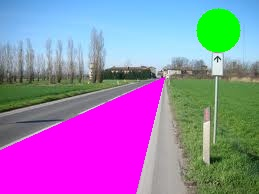
//> input picture StreetFeatures/images/road7_featured.jpg, 259 x 194 px
$ ./street_features_main ../images/road7_featured.jpg out.png ../images/road7_featured.jpg 2   (built with g++ and OpenCV 4)
//> lines starting //> are read from the running program, lines starting //| are printed output that depends on the picture; after the words box and inside, x2 and y2 are one past the last pixel; in counts of white or black regions, pixels touching at a corner belong together
### StreetFeatures/Code/street_features_utils.h
// Computer Vision 2021 - LAB 3
//
// Library containing functions to detect street lanes and round signs;
//
// Author: Michele Guadagnini - Mt. 1230663

#ifndef STREET__FEATURES__H
#define STREET__FEATURES__H

#include <iostream>
#include <string>
#include <vector>

#include <opencv2/core.hpp>
#include <opencv2/highgui.hpp>


class StreetFeaturesUtils
{
public:

    // Edges detection with Canny
    static cv::Mat DetectEdges( cv::Mat & image );

    // Lines retrieving with Hough transform
    static std::vector<cv::Vec3f> RetrieveLines( cv::Mat& image,
                                                 cv::Mat& edges
                                               );

    // Round signs detection with Hough transform
    static std::vector<cv::Vec4f> RetrieveCircles( cv::Mat& image,
                                                   double sigma
                                                 );

    // Plot and save the image with detected features overlapped
    static void SaveResult( cv::Mat& input_img,
                            std::vector<cv::Vec3f> lines,
                            std::vector<cv::Vec4f> circles,
                            std::string outname,
                            std::string plot_option
                          );

    // Draw lines above image
    static cv::Mat DrawLines( std::vector<cv::Vec3f>& lines,
                              cv::Mat& img
                            );

    // Filter the image before appling detectors
    static cv::Mat ApplyFilter( cv::Mat& image,
                                double sigma
                              );

    // Compute polygon between detected lines
    static std::vector<cv::Point> ComputePolyVertices( std::vector<cv::Vec3f>& lines,
                                                       cv::Size img_size
                                                     );

};


// class used to pass parameters and objects to callback functions
class TrackbarParams
{
public:

    cv::Mat image, filtered, edges;
    std::vector<cv::Vec3f> lines;
    std::vector<cv::Vec4f> circles;

    std::string window;
    std::vector<std::string> tb_names;

};

#endif  // STREET__FEATURES__H

### StreetFeatures/Code/street_features_utils.cpp
// Computer Vision 2021 - LAB 3
//
// Library containing functions to detect street lanes and round signs;
//
// Author: Michele Guadagnini - Mt. 1230663

#include <iostream>
#include <string>
#include <vector>
#include <opencv2/core.hpp>
#include <opencv2/highgui.hpp>
#include <opencv2/imgproc.hpp>

#include "street_features_utils.h"

// define colors for features
const cv::Scalar line_color   = cv::Scalar(0, 0, 255),
                 circle_color = cv::Scalar(0, 255, 0),
                 region_color = cv::Scalar(255, 0, 255);


// ###################### CALLBACK FUNCTIONS ########################

// callback function for Canny thresholds trackbars
static void onCannyTrackbar( int x, void* data ) {

    // recasting userdata
    TrackbarParams *pars = (TrackbarParams*)data;

    // getting Canny thresholds from trackbars
    int low  = cv::getTrackbarPos( pars->tb_names[0], pars->window );
    int high = cv::getTrackbarPos( pars->tb_names[1], pars->window );

    // apply Canny
    cv::Canny( pars->filtered, pars->edges, low, high );

    // plot the edges
    cv::imshow( pars->window, pars->edges );

    return;
}


// callback function for Hough transform trackbars for lines detection
static void onLinesTrackbar( int x, void* data ) {

    // recasting userdata
    TrackbarParams* pars = (TrackbarParams*)data;

    // getting Canny thresholds from trackbars
    int rho_res   = cv::getTrackbarPos( pars->tb_names[0], pars->window );
    int theta_res = cv::getTrackbarPos( pars->tb_names[1], pars->window );
    int count_th  = cv::getTrackbarPos( pars->tb_names[2], pars->window );
    int min_theta = cv::getTrackbarPos( pars->tb_names[3], pars->window );
    int max_theta = cv::getTrackbarPos( pars->tb_names[4], pars->window );

    // ensure min-max order
    if (min_theta >= max_theta) {
        min_theta = max_theta -1;
        std::cout << "  Error: Min. theta must be smaller than Max. theta\n";
        std::cout << "     -> Min. theta set to: Max. theta -1\n";
    }

    // apply hough transform
    cv::HoughLines( pars->edges, pars->lines, rho_res, theta_res*(CV_PI/180), count_th,
                    0, 0, min_theta*(CV_PI/180), max_theta*(CV_PI/180) );

    // draw the lines
    cv::Mat drawed = StreetFeaturesUtils::DrawLines( pars->lines, pars->image );
    cv::imshow( pars->window, drawed );

    return;
}


// callback function for Hough transform trackbars for circles detection
static void onCirclesTrackbar( int x, void* data ) {

    // recasting userdata
    TrackbarParams* pars = (TrackbarParams*)data;

    // getting Canny thresholds from trackbars
    int minDist = cv::getTrackbarPos( pars->tb_names[0], pars->window );
    int th_high = cv::getTrackbarPos( pars->tb_names[1], pars->window );
    int th_acc  = cv::getTrackbarPos( pars->tb_names[2], pars->window );
    int minR    = cv::getTrackbarPos( pars->tb_names[3], pars->window );
    int maxR    = cv::getTrackbarPos( pars->tb_names[4], pars->window );

    // reset circles
    pars->circles.clear();

    // apply hough transform
    cv::HoughCircles( pars->filtered, pars->circles, cv::HOUGH_GRADIENT, 1, minDist, th_high, th_acc, minR, maxR);

    // draw the circles
    cv::Mat drawed = pars->image.clone();
    int thickness = 2;

    for( int j=0; j<pars->circles.size(); j++) {
        cv::Point center = cv::Point( cvRound(pars->circles[j][0]),
                                      cvRound(pars->circles[j][1])
                                    );
        int radius = cvRound( pars->circles[j][2] );
        cv::circle( drawed, center, radius, circle_color, thickness );
    }

    cv::imshow( pars->window, drawed );

    return;
}

// ##################################################################


// ######################### LIBRARY FUNCTIONS ######################

    // function to compute the edges using Canny detector
    cv::Mat StreetFeaturesUtils::DetectEdges( cv::Mat& image ) {

        // create trackbar to select best parameters
        std::string window_name = "Set Canny parameters";
        cv::namedWindow( window_name, cv::WINDOW_AUTOSIZE );

        // class object to be passed to callback
        TrackbarParams pars;
        pars.window = window_name;
        pars.image  = image.clone();

        // convert image to grayscale
        cv::cvtColor(image, pars.filtered, cv::COLOR_BGR2GRAY);

        // creating trackbars
        int init_low = 250, init_high = 800;  // initial values for trackbars
        int max_th = 1000;                    // max value for thresholds

        pars.tb_names = { "Low Threshold : ", "High Threshold: " };

        cv::createTrackbar( pars.tb_names[0], window_name, &init_low , max_th, onCannyTrackbar, (void*)&pars );
        cv::createTrackbar( pars.tb_names[1], window_name, &init_high, max_th, onCannyTrackbar, (void*)&pars );

        onCannyTrackbar(0, &pars);

        cv::waitKey(0);

        cv::destroyWindow( window_name );

        return pars.edges.clone();

    }


    // function to compute the lines from the edges using Hough transform
    std::vector<cv::Vec3f> StreetFeaturesUtils::RetrieveLines( cv::Mat& image, cv::Mat& edges ) {

        std::vector<cv::Vec3f> lines;

        // create trackbar to select best parameters
        std::string window_name = "Set Hough transform parameters";
        cv::namedWindow( window_name, cv::WINDOW_AUTOSIZE );

        // class object to be passed to callback
        TrackbarParams pars;
        pars.window = window_name;
        pars.image  = image.clone();
        pars.edges  = edges.clone();

        // creating trackbars
        int init_rho = 1, init_theta = 2, th_count = 150, init_min = 0, init_max = 180;  // initial values for trackbars

        pars.tb_names = { "Rho res. [pixels]: ", "Theta res. [deg] : ", "Count threshold  : ",
                          "Min. theta [deg] : ", "Max. theta [deg] : "
                        };

        cv::createTrackbar( pars.tb_names[0], window_name, &init_rho  ,  20, onLinesTrackbar, (void*)&pars );
        cv::setTrackbarMin( pars.tb_names[0], window_name, 1 );
        cv::createTrackbar( pars.tb_names[1], window_name, &init_theta,  20, onLinesTrackbar, (void*)&pars );
        cv::setTrackbarMin( pars.tb_names[1], window_name, 1 );
        cv::createTrackbar( pars.tb_names[2], window_name, &th_count  , 800, onLinesTrackbar, (void*)&pars );
        cv::setTrackbarMin( pars.tb_names[2], window_name, 5 );

        cv::createTrackbar( pars.tb_names[3], window_name, &init_min  , 180, onLinesTrackbar, (void*)&pars );
        cv::createTrackbar( pars.tb_names[4], window_name, &init_max  , 180, onLinesTrackbar, (void*)&pars );

        onLinesTrackbar(0, &pars);

        cv::waitKey(0);

        cv::destroyWindow( window_name );

        return pars.lines;

    }


    // function to detect round signs detection with Hough transform
    std::vector<cv::Vec4f> StreetFeaturesUtils::RetrieveCircles( cv::Mat& image, double sigma ) {

        // create trackbar to select best parameters
        std::string window_name = "Set HoughCircles parameters";
        cv::namedWindow( window_name, cv::WINDOW_AUTOSIZE );

        // class object to be passed to callback
        TrackbarParams pars;
        pars.window = window_name;
        pars.image  = image.clone();

        // filtering
        pars.filtered = StreetFeaturesUtils::ApplyFilter( image, sigma );

        // convert image to grayscale
        cv::cvtColor(pars.filtered, pars.filtered, cv::COLOR_BGR2GRAY);

        // creating trackbars
        int init_minDist = 20, init_th_high = 100, init_th_acc = 100, init_minR = 1, init_maxR = 100;  // initial values for trackbars

        pars.tb_names = { "Min distance   : ",
                          "Canny high th. : ",
                          "Acc. count th. : ",
                          "Min radius     : ",
                          "Max radius     : "
                        };

        cv::createTrackbar( pars.tb_names[0], window_name, &init_minDist, 1000, onCirclesTrackbar, (void*)&pars );
        cv::setTrackbarMin( pars.tb_names[0], window_name, 1 );
        cv::createTrackbar( pars.tb_names[1], window_name, &init_th_high, 500 , onCirclesTrackbar, (void*)&pars );
        cv::setTrackbarMin( pars.tb_names[1], window_name, 1 );
        cv::createTrackbar( pars.tb_names[2], window_name, &init_th_acc , 500 , onCirclesTrackbar, (void*)&pars );
        cv::setTrackbarMin( pars.tb_names[2], window_name, 1 );
        cv::createTrackbar( pars.tb_names[3], window_name, &init_minR   , 500 , onCirclesTrackbar, (void*)&pars );
        cv::setTrackbarMin( pars.tb_names[3], window_name, 1 );
        cv::createTrackbar( pars.tb_names[4], window_name, &init_maxR   , 500 , onCirclesTrackbar, (void*)&pars );
        cv::setTrackbarMin( pars.tb_names[4], window_name, 1 );

        onCirclesTrackbar(0, &pars);

        cv::waitKey(0);

        cv::destroyWindow( window_name );

        return pars.circles;

    }

    // function to plot the image with detected street features
    void StreetFeaturesUtils::SaveResult( cv::Mat& input_img,
                                          std::vector<cv::Vec3f> lines,
                                          std::vector<cv::Vec4f> circles,
                                          std::string outname,
                                          std::string plot_option
                                        )
    {

        cv::Mat output = input_img.clone();

        if (plot_option == "region" or plot_option == "both") {   // add street lane region
            std::vector<cv::Point> poly_pts = StreetFeaturesUtils::ComputePolyVertices( lines,
                                                                                        input_img.size()
                                                                                      );
            if (poly_pts.size() > 2) {
                cv::fillConvexPoly( output, poly_pts, region_color );
            }
        }
        if (plot_option == "lines" or plot_option == "both") {   // add detected lines
            output = StreetFeaturesUtils::DrawLines( lines, output );
        }

        // add circles
        int thickness = -1; // -1 means fill
        for( int j=0; j<circles.size(); j++) {
            cv::Point center = cv::Point( cvRound(circles[j][0]),
                                          cvRound(circles[j][1])
                                        );
            int radius = cvRound( circles[j][2] );
            cv::circle( output, center, radius, circle_color, thickness );
        }

        cv::imshow( "Final result", output );
        cv::imwrite( outname, output );

        cv::waitKey(0);

        return;
    }


    // function to overlap red lines to the image
    cv::Mat StreetFeaturesUtils::DrawLines( std::vector<cv::Vec3f>& lines,
                                            cv::Mat& img
                                          )
    {
        cv::Mat result = img.clone();
        int thickness = 2;

        // draw all the lines
        for( int i = 0; i < lines.size(); i++ ) {
            double rho = lines[i][0], theta = lines[i][1];
            cv::Point pt1, pt2;
            double ct = std::cos(theta), st = std::sin(theta);
            double x0 = ct*rho, y0 = st*rho;
            pt1.x = cvRound(x0 + 3000*(-st));
            pt1.y = cvRound(y0 + 3000*(ct));
            pt2.x = cvRound(x0 - 3000*(-st));
            pt2.y = cvRound(y0 - 3000*(ct));
            cv::line( result, pt1, pt2, line_color, thickness );
        }

        return result.clone();
    }


    // function to filter the image before circles detection
    cv::Mat StreetFeaturesUtils::ApplyFilter( cv::Mat& image,
                                              double sigma
                                            )
    {
        cv::Mat result;

        if (not(sigma < 1)) {
            cv::GaussianBlur( image, result, cv::Size(0,0), sigma );
        }
        else {  // copy without filter
            result = image.clone();
        }

        return result;
    }


    // function to compute polygon between detected lines
    // [54 lines left out: function ComputePolyVertices, not called in this run]


### StreetFeatures/Code/street_features_main.cpp
// Computer Vision 2021 - Homework: Street lanes and round street signs detection (LAB 3)
//
// Author: Michele Guadagnini - Mt. 1230663
//-------------------------------------------------------------------------------------------------
//
// This program aims at detecting street lanes and round signs from pictures. It uses the Canny
// edge detector and the Hough transform to detect lines and circles.
//
// PARAMETERS:
//   input_name     : name of the image file to process
//   output_name    : name of the output file
//   plot_option    : type of output plot. The options are:
//                      - "lines" : simply overlap detected lines to the image;
//                      - "region": color the region between the lines;
//                      - "both"  : does both the things above;
//   gaussian_sigma : sigma of the gaussian filter to apply before circles detection. If a value < 1
//                      is passed, filtering will be skipped.
//
// Compile: g++ -o street_features street_features_main.cpp street_features_utils.cpp `pkg-config --cflags --libs opencv`
//
// Usage  : ./street_features [input_name] [output_name] [plot_option] [gaussian_sigma]
//
// Example: ./street_features  road7.jpg  road7_featured.jpg  region  5.
//-------------------------------------------------------------------------------------------------


// include standard headers
#include <iostream>
#include <string>
#include <vector>

// include openCV
#include <opencv2/opencv.hpp>

// include custom
#include "street_features_utils.h"

using std::cout;
using std::endl;
using std::cerr;
using std::string;
using std::vector;


const int N_params = 4;


// help message (in case of wrong number of arguments)
// [21 lines left out: function help, not called in this run]

//###################################################################
//######            functions used for testing                 ######

void display_img_test(cv::Mat &img);


//###################################################################


// BEGIN

int main(int argc, char** argv) {

    cout << "Reading and checking arguments... " << endl;
    // check passed arguments
    if ( argc != (N_params +1) )
    {
        cerr << "  Wrong number of arguments ! \n" << endl;
        help();
        return 1;
    }
    // reading arguments
    const string filename    = argv[1];
    const string outname     = argv[2];
    const string plot_option = argv[3];
    double gaussian_sigma    = std::atof(argv[4]);

//######################### LOAD IMAGE ##############################

    cv::Mat input_img = cv::imread(filename);
//> input_img is the input picture: 194 rows x 259 cols, CV_8UC3; mean B, G, R 175.8, 125.6, 152.8

    if ( input_img.empty() )  // check for reading errors
    {
        cerr << "  Failed to open image !\n" << endl;
        return -1;
    }
    cout << "  Image successfully loaded." << endl;

//     // TEST
//     display_img_test(input_img);

//     // TEST filter
//     cv::Mat filter_test = StreetFeaturesUtils::ApplyFilter( input_img, gaussian_sigma );
//     display_img_test(filter_test);

//######################## LINES DETECTION ##########################

    cout << "\nPerforming lines detection... " << endl;

    //apply canny (with trackbars)
    cv::Mat edges = StreetFeaturesUtils::DetectEdges( input_img );
//> in DetectEdges, `cv::cvtColor(image, pars.filtered, cv::COLOR_BGR2GRAY);`:
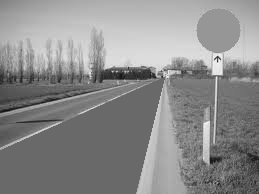
//> pars.filtered: 194 rows x 259 cols, CV_8UC1; min 14, max 251, mean 139.4
//> in onCannyTrackbar, `cv::Canny( pars->filtered, pars->edges, low, high );`:
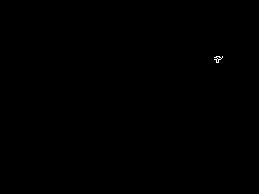
//> pars->edges: 194 rows x 259 cols, CV_8UC1; 0.05% white in thin lines or dots, all inside (x1, y1, x2, y2) = (214, 56, 223, 63)
    cout << "  Canny edge detector applied." << endl;

    //hough transform (with trackbars)
    std::vector<cv::Vec3f> lines = StreetFeaturesUtils::RetrieveLines( input_img, edges );
//> in onLinesTrackbar, `cv::HoughLines( pars->edges, pars->lines, rho_res, theta_res*(CV_PI/18..`: pars->lines = empty
    cout << "  Hough transform applied successfully." << endl;


//####################### CIRCLES DETECTION #########################

    cout << "\nPerforming round signs detection... " << endl;

    // hough circles (with trackbars)
    std::vector<cv::Vec4f> circles = StreetFeaturesUtils::RetrieveCircles( input_img, gaussian_sigma );
//> in ApplyFilter, `cv::GaussianBlur( image, result, cv::Size(0,0), sigma );`:
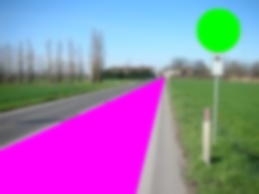
//> result: 194 rows x 259 cols, CV_8UC3; mean B, G, R 175.8, 125.6, 152.8
//> in RetrieveCircles, `cv::cvtColor(pars.filtered, pars.filtered, cv::COLOR_BGR2GRAY);`:
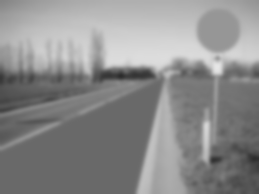
//> pars.filtered: 194 rows x 259 cols, CV_8UC1; min 44, max 230, mean 139.4
    cout << "  Hough transform applied successfully." << endl;


//###################### PRODUCE OUTPUT PICTURE #####################

    cout << "\nDrawing features on original image... " << endl;

    // produce and save output (draw lines and region, draw circles)
    StreetFeaturesUtils::SaveResult( input_img, lines, circles, outname, plot_option );
    cout << "  Processed image stored on disk. Exiting..." << endl;

    return 0;
}

//END


//###################################################################
//######            testing function definitions               ######

// [7 lines left out: function display_img_test, not called in this run]

$ run again, with StreetFeatures/images/road3_featured.jpg copied over StreetFeatures/images/road7_featured.jpg
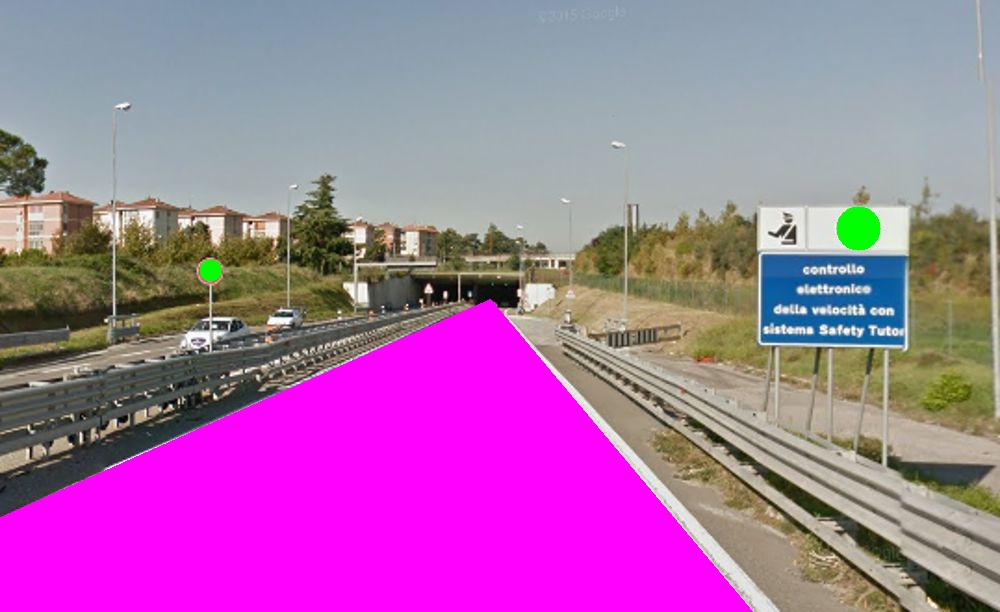
//> input picture StreetFeatures/images/road3_featured.jpg, 1000 x 612 px
//> input_img is the input picture: 612 rows x 1000 cols, CV_8UC3; mean B, G, R 163.8, 111.7, 167.1
//> in onCannyTrackbar, `cv::Canny( pars->filtered, pars->edges, low, high );`:
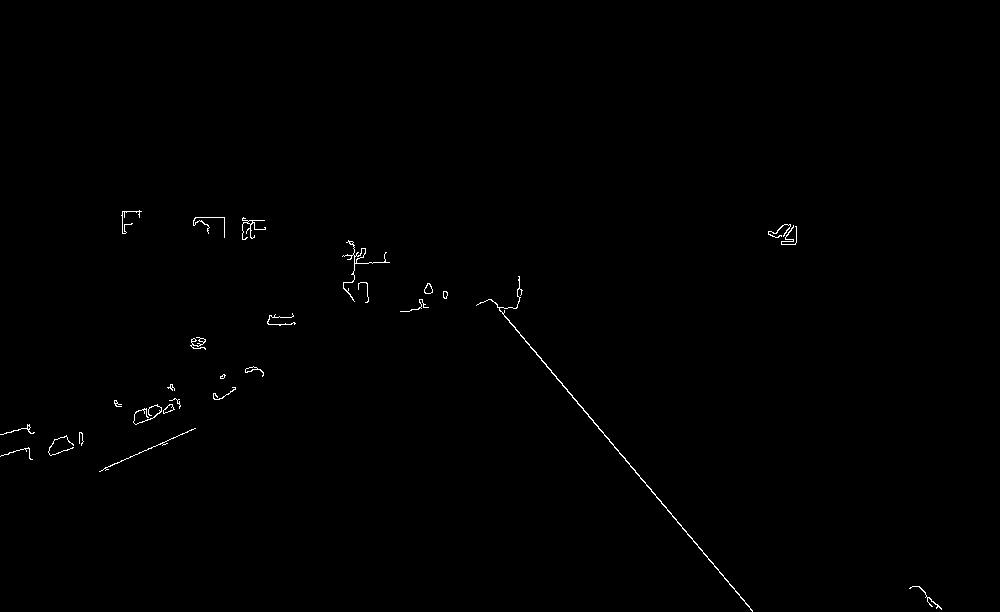
//> pars->edges: 612 rows x 1000 cols, CV_8UC1; 0.38% white in thin lines or dots, all inside (x1, y1, x2, y2) = (0, 210, 942, 612)
//> in onLinesTrackbar, `cv::HoughLines( pars->edges, pars->lines, rho_res, theta_res*(CV_PI/18..`: pars->lines = 1 item: [-184, 2.44, 332]
//> the loop in DrawLines, `for( int i = 0; i < lines.size(); i++ )` made 1 pass
//> (rho, theta, ct, st, x0, y0) on pass 1: (-184, 2.44, -0.766, 0.643, 141, -118.3)
//> in RetrieveCircles, `cv::cvtColor(pars.filtered, pars.filtered, cv::COLOR_BGR2GRAY);`:
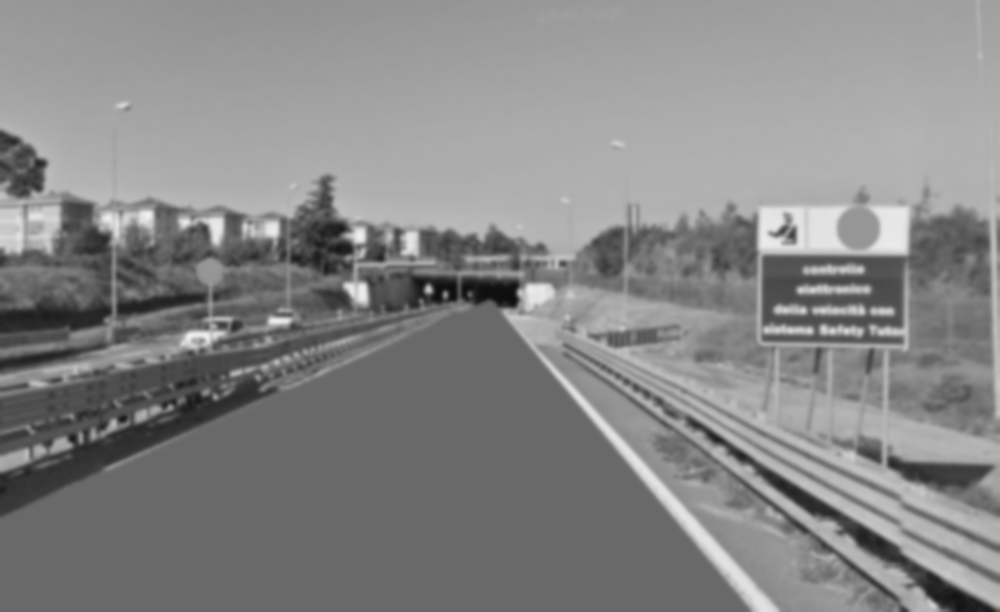
//> pars.filtered: 612 rows x 1000 cols, CV_8UC1; min 13, max 240, mean 134.2
